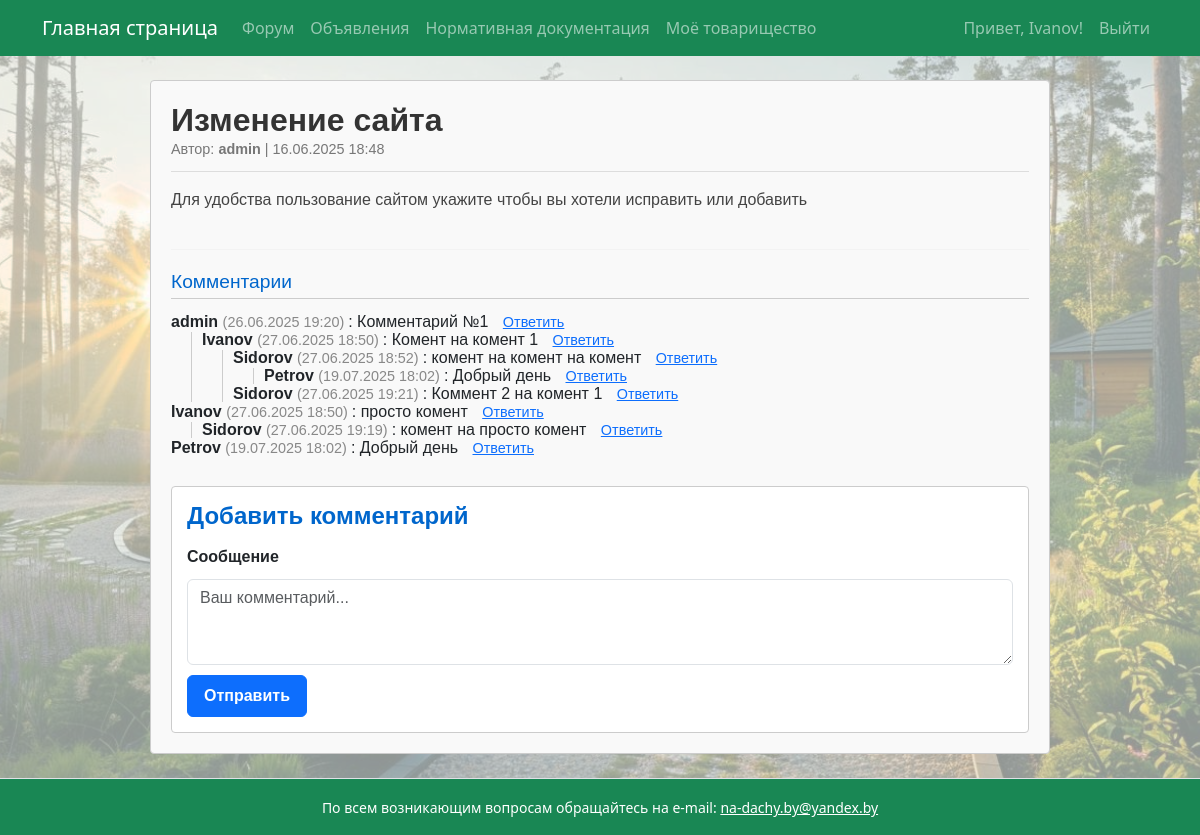
/forum/1/ (signed in), run on an earlier commit of the app's database.
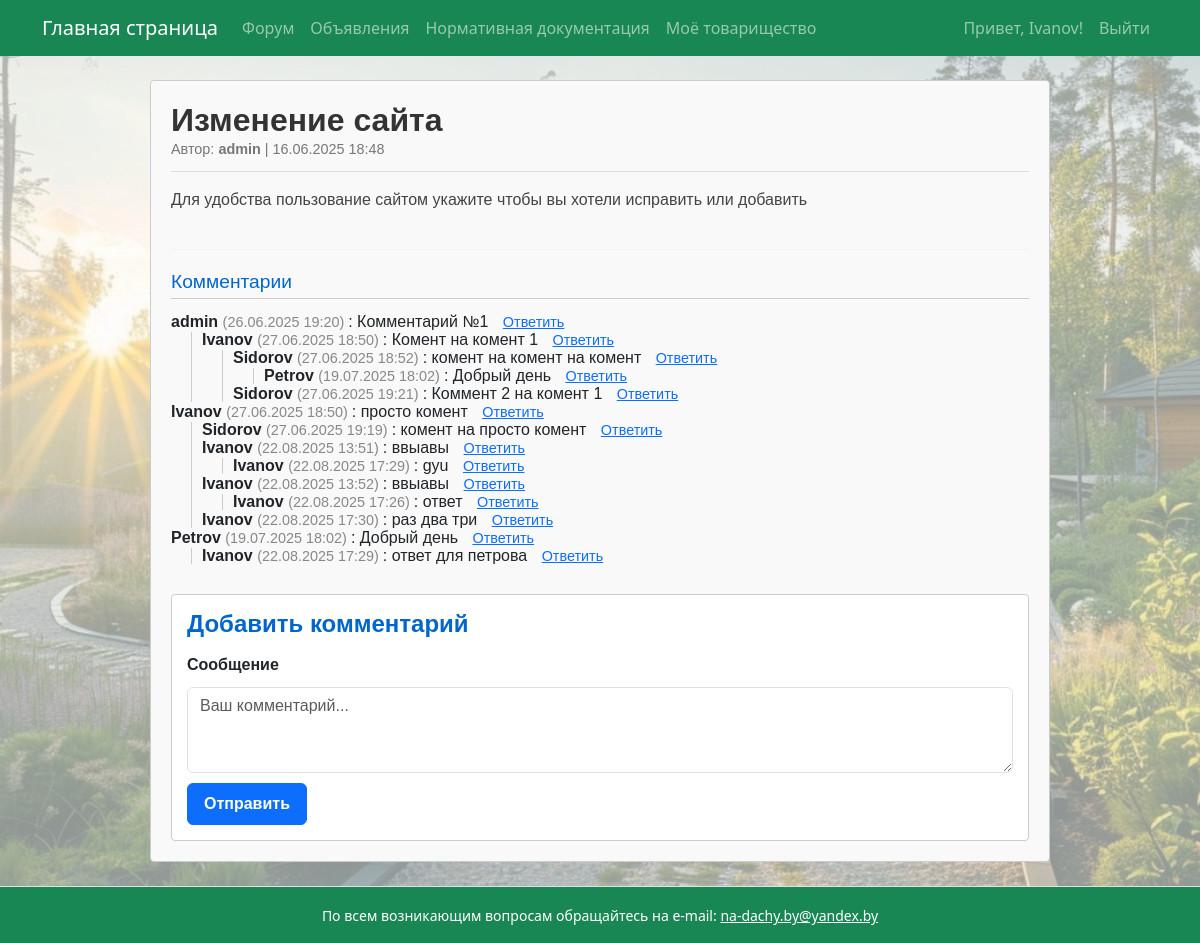
And on a later commit of the database.
### garden/models.py (models this page shows, shortened)
class Comment(models.Model):
    post = models.ForeignKey(ForumPost, on_delete=models.CASCADE, related_name='comments')
    user = models.ForeignKey(User, on_delete=models.CASCADE)
    parent = models.ForeignKey('self', null=True, blank=True, on_delete=models.CASCADE, related_name='replies')
    content = models.TextField()
    created_at = models.DateTimeField(auto_now_add=True)

### garden/views.py (the view)
# urls.py: path('forum/<int:pk>/', views.forum_post_detail, name='forum_post_detail'),
@login_required
def forum_post_detail(request, pk):
    post = get_object_or_404(ForumPost, pk=pk)
    comments = post.comments.filter(parent__isnull=True).prefetch_related('replies', 'user')
    reply_to = request.GET.get('reply_to')
    try:
        reply_to = int(reply_to)
    except (TypeError, ValueError):
        reply_to = None
    if request.method == 'POST':
        form = CommentForm(request.POST)
        if form.is_valid():
            parent_id = form.cleaned_data.get('parent_id')
            parent_comment = None
            if parent_id:
                parent_comment = Comment.objects.filter(id=parent_id, post=post).first()
            comment = form.save(commit=False)
            comment.post = post
            comment.user = request.user
            comment.parent = parent_comment
            comment.save()
            return redirect(f'{post.get_absolute_url()}#comment-{comment.id}')
    else:
        initial = {}
        if reply_to:
            initial['parent_id'] = reply_to
        form = CommentForm(initial=initial)
    context = {
        'post': post,
        'comments': comments,
        'form': form,
        'reply_to': reply_to,
    }
    return render(request, 'forum_post_detail.html', context)

### garden/forms.py
class CommentForm(forms.ModelForm):
    parent_id = forms.IntegerField(widget=forms.HiddenInput(), required=False)
    class Meta:
        model = Comment
        fields = ['content', 'parent_id']
        labels = {'content': '',}
        widgets = {
            'content': forms.Textarea(attrs={
                'rows': 3,
                'placeholder': 'Ваш комментарий...',
                'class': 'form-control',
            }),
        }

### garden/context_processors.py (called while the page is built)
def total_visits_processor(request):
    counter, created = PageVisit.objects.get_or_create(page_name='main_page')
    return {
        'total_visits': counter.visits
    }

def online_users_processor(request):
    now = timezone.now()
    active_threshold = now - timedelta(seconds=40)  # считаем активными за последние 40 секунд
    online_count = Profile.objects.filter(last_seen__gte=active_threshold).count()
    return {'online_users': online_count}

### garden/templates/forum_post_detail.html (shortened to what this page needs)
{% extends 'base.html' %}
{% block content %}
<div class="post-container" style="max-width: 900px; margin: auto; font-family: Arial, sans-serif; background-color: #f9f9f9; border: 1px solid #ccc; padding: 20px; border-radius: 4px;">
  <div class="post-header" style="border-bottom: 1px solid #ddd; padding-bottom: 10px; margin-bottom: 15px;">
    <h2 style="margin: 0; font-weight: bold; color: #333;">{{ post.title }}</h2>
    <div style="font-size: 0.9rem; color: #777;">
      Автор: <strong>{{ post.user.username }}</strong> | {{ post.created_at|date:"d.m.Y H:i" }}
    </div>
  </div>
  <div class="post-content" style="font-size: 1rem; line-height: 1.6; color: #444; padding-bottom: 20px;">
    {{ post.content|linebreaks }}
  </div>
  <hr style="margin: 0 0 20px 0; border-color: #ddd;">
  <h3 style="font-size: 1.2rem; border-bottom: 1px solid #ccc; padding-bottom: 5px; margin-bottom: 15px; color: #0066cc;">Комментарии</h3>
  <div class="comments-section" style="margin-bottom: 30px;">
    {% include "_comment.html" with comments=comments reply_to=reply_to %}
  </div>
  <div class="comment-form-wrapper" style="background-color: #fff; border: 1px solid #ccc; padding: 15px; border-radius: 4px;">
    <h4 style="font-weight: bold; margin-bottom: 15px; color: #0066cc;">Добавить комментарий</h4>
    <form method="post" action="{% url 'forum_post_detail' post.pk %}" id="comment-form" style="display: flex; flex-direction: column; gap: 10px;">
      <label for="{{ form.content.id_for_label }}" style="font-weight: 600;">Сообщение</label>
      {{ form.content }}
      <button type="submit" class="btn btn-primary" style="align-self: flex-start; padding: 8px 16px; font-weight: 600;">Отправить</button>
    </form>
  </div>
</div>
{% endblock %}

### garden/templates/_comment.html
<ul style="list-style: none; margin: 0; padding: 0; line-height: 1;">
  {% for comment in comments %}
    <li id="comment-{{ comment.id }}"
        style="margin: 2px 0; padding: 0; {% if reply_to and comment.id == reply_to %}background: #fff3cd; border-radius: 4px;{% endif %}">
      <span style="font-weight: bold;">{{ comment.user.username }}</span>
      <span style="color: #888; font-size: 0.9em;">
        ({{ comment.created_at|date:"d.m.Y H:i" }})
      </span>:
      <span>{{ comment.content|linebreaksbr }}</span>
      <a href="?reply_to={{ comment.id }}#comment-{{ comment.id }}" style="margin-left: 10px; font-size: 0.9em;">Ответить</a>
      {% if comment.replies.all %}
        <div style="margin-left: 20px; border-left: 1px solid #ccc; padding-left: 10px;">
          {% include "_comment.html" with comments=comment.replies.all reply_to=reply_to %}
        </div>
      {% endif %}
    </li>
  {% endfor %}
</ul>

What changed in the data, as far as the page shows it:
added Comment: user.username "Ivanov", created_at "22.08.2025 13:51", content "ввыавы"
added Comment: user.username "Ivanov", created_at "22.08.2025 17:29", content "gyu"
added Comment: user.username "Ivanov", created_at "22.08.2025 13:52", content "ввыавы"
added Comment: user.username "Ivanov", created_at "22.08.2025 17:26", content "ответ"
added Comment: user.username "Ivanov", created_at "22.08.2025 17:30", content "раз два три"
added Comment: user.username "Ivanov", created_at "22.08.2025 17:29", content "ответ для петрова", shown under "Petrov"
